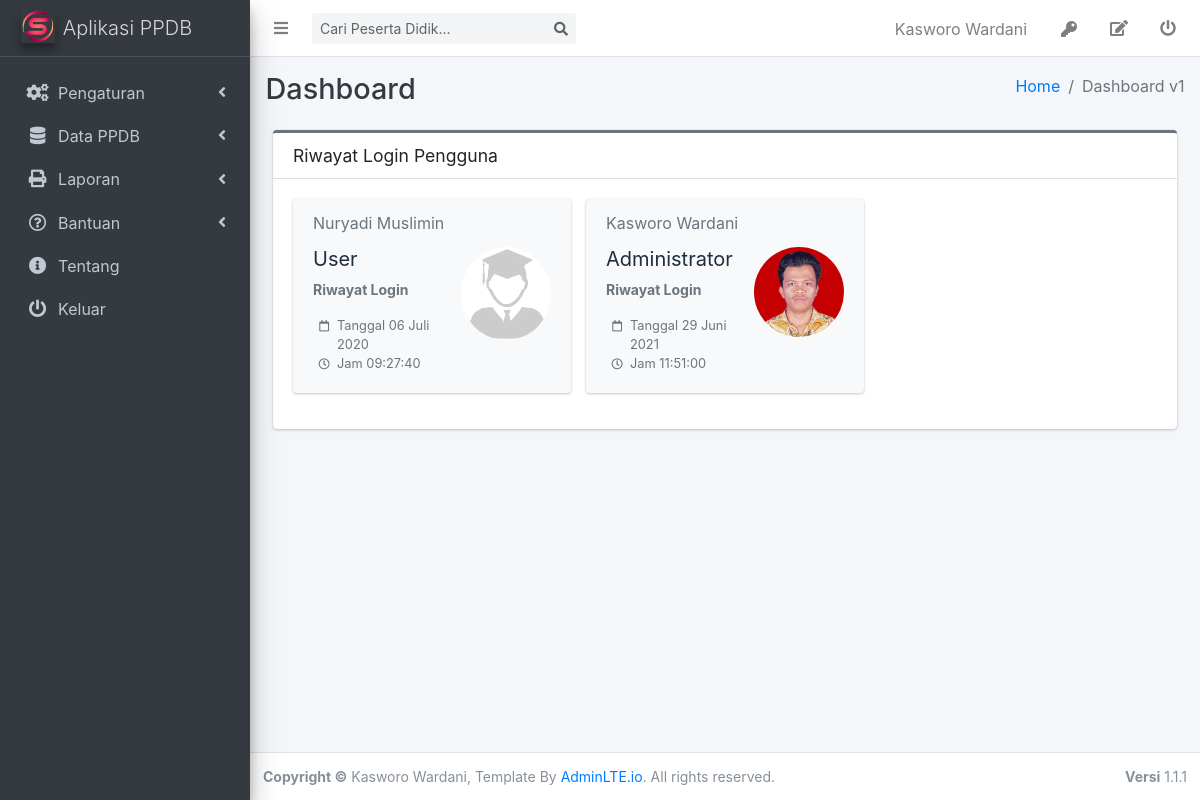
Screenshot of /admin/index.php?p=dashboard (signed in) with the database file from the repository.
### tables this page shows
CREATE TABLE `tb_user` (
  `iduser` int(11) NOT NULL AUTO_INCREMENT,
  `username` varchar(50) NOT NULL,
  `nama` varchar(250) NOT NULL,
  `jbtdinas` enum('1','2','3','4','5') DEFAULT NULL,
  `passwd` varchar(250) DEFAULT NULL,
  `level` enum('0','1') DEFAULT NULL,
  `aktif` enum('0','1') DEFAULT NULL,
  `jbtpanitia` enum('1','2','3','4','5','6') NOT NULL,
  `nip` varchar(18) NOT NULL,
  `tmplahir` varchar(250) DEFAULT NULL,
  `tgllahir` date DEFAULT NULL,
  `alamat` varchar(250) NOT NULL,
  `desa` varchar(250) NOT NULL,
  `logakhir` datetime NOT NULL,
  `kec` varchar(250) NOT NULL,
  `kab` varchar(250) NOT NULL,
  `prov` varchar(250) NOT NULL,
  `kdpos` char(5) NOT NULL,
  `email` varchar(250) NOT NULL,
  `nohp` char(15) NOT NULL,
  `foto` varchar(250) NOT NULL,
  `agama` enum('A','B','C','D','E','F') DEFAULT NULL,
  `gender` enum('L','P') DEFAULT NULL,
  `tglupdate` date DEFAULT NULL,
  PRIMARY KEY (`iduser`)
);

### admin/dbfunction.php (called while the page is built, shortened)
<?php
    $conn=mysqli_connect("localhost","root","password");
    mysqli_select_db($conn,"smpnlipa_ppdb") or die('Error selecting MySQL database: ' . mysqli_error);
    function indonesian_date($date)
    {
        $indonesian_month = array("Januari", "Februari", "Maret",
            "April", "Mei", "Juni",
            "Juli", "Agustus", "September",
            "Oktober", "November", "Desember");
        $year        = substr($date, 0, 4);
        $month       = substr($date, 5, 2);
        $currentdate = substr($date, 8, 2);
        if($month>=1)
        {
            $result = $currentdate . " " . $indonesian_month[(int) $month - 1] . " " . $year;
        }
        else
        {
            $result = '';
        }
        return $result;
    }
    function viewdata($tbl, $key='', $id='', $ord='' ){
        global $conn;
        if($key=='' && $id=='' && $ord==''){
            $sql="SELECT*FROM $tbl";
        }
        else if($key=='' && $id==''){
            $sql="SELECT*FROM $tbl ORDER BY $ord";
        }
        elseif($ord==''){
            $sql="SELECT*FROM $tbl WHERE $key='$id'";
        }
        else {
            $sql="SELECT*FROM $tbl WHERE $key = '$id' ORDER BY $ord";
        }
        $result=mysqli_query($conn, $sql);
        $rows=[];
        while($row=mysqli_fetch_assoc($result)){
            $rows[]=$row;
        }
        return $rows;
    }
?>

### admin/dashboard.php (the view, shortened to what this page needs)
<div class="col-sm-12">
	<div class="card card-secondary card-outline">
		<div class="card-header">
			<h3 class="card-title">Riwayat Login Pengguna</h3>
		</div>
		<div class="card-body">
			<div class="row d-flex align-items-stretch justify-content-start">
			<?php
				$qu=mysqli_query($conn,"SELECT*FROM tb_user WHERE logakhir<>'0000-00-00 00:00:00' LIMIT 0,3");
				while($u=mysqli_fetch_array($qu))
				{
					if($u['level']=='1'){
						$level='Administrator';
					}
					else{
						$level='User';
					}
					$foto=$u['foto'];
					if($foto=='' || $foto==null){
						$fotouser='../assets/img/avatar.gif';
					}
					else{
						if(file_exists('foto/'.$foto)){
							$fotouser='foto/'.$foto;
						}
						else{
							$fotouser='../assets/img/avatar.gif';
						}
					}
				?>
				<div class="col-12 col-sm-6 col-md-4 d-flex align-items-stretch">
					<div class="card bg-light">
						<div class="card-header text-muted border-bottom-0"><?php echo $u['nama'];?></div>
							<div class="card-body pt-0">
								<div class="row">
									<div class="col-7">
										<h3 class="lead"><b><?php echo $level;?></b></h3>
										<p class="text-muted text-sm"><b>Riwayat Login</b></p>
										<ul class="ml-4 mb-0 fa-ul text-muted">
											<li class="small"><span class="fa-li"><i class="far fa-sm fa-calendar"></i></span>Tanggal <?php echo indonesian_date($u['logakhir']);?></li>
											<li class="small"><span class="fa-li"><i class="far fa-sm fa-clock"></i></span> Jam <?php echo date_format(date_create($u['logakhir']),'H:i:s');?></li>
										</ul>
									</div>
									<div class="col-5 text-center">
									<img src="<?php echo $fotouser;?>" class="img-circle img-fluid">
								</div>
							</div>
						</div>
					</div>
				</div>
				<?php }
				?>
			</div>
		</div>
	</div>
</div>

### admin/index.php (shortened to what this page needs)
<?php
	include "dbfunction.php";
	$u=viewdata("tb_user","iduser",$_COOKIE['id'])[0];
	$nama=$u['nama'];
	$level=$u['level'];
?>
<!DOCTYPE html>
<html>
<head>
	<link rel="stylesheet" href="../assets/css/all.min.css">
	<link rel="stylesheet" href="../assets/plugins/overlayScrollbars/css/OverlayScrollbars.min.css">
	<link rel="stylesheet" href="../assets/css/adminlte.min.css">
	<link rel="stylesheet" href="../assets/plugins/sweetalert2-theme-bootstrap-4/bootstrap-4.min.css">
	<link rel="stylesheet" href="../assets/plugins/toastr/toastr.min.css">
	<link rel="stylesheet" href="../assets/plugins/select2/css/select2.min.css">
	<link rel="stylesheet" href="../assets/plugins/select2-bootstrap4-theme/select2-bootstrap4.min.css">
	<link rel="stylesheet" href="../assets/plugins/datatables-bs4/css/dataTables.bootstrap4.min.css">
	<link rel="stylesheet" href="../assets/plugins/datatables-responsive/css/responsive.bootstrap4.min.css">
	<link rel="stylesheet" type="text/css" href="../assets/css/jquery.datetimepicker.css">
	<link rel="stylesheet" type="text/css" href="../assets/css/dropzone.css"/>
</head>
</head>
<body class="skihold-transition sidebar-mini layout-fixed layout-navbar-fixed layout-footer-fixed">
<div class="wrapper">
	<nav class="main-header navbar navbar-expand navbar-white navbar-light">
		<ul class="navbar-nav">
			<li class="nav-item">
				<a class="nav-link" data-widget="pushmenu" href="#" role="button">
					<i class="fas fa-bars"></i>
				</a>
			</li>
		</ul>
		<div class="form-inline ml-2">
			<div class="input-group input-group-sm">
				<input class="form-control form-control-navbar" type="search" id="dicari" placeholder="Cari Peserta Didik..." aria-label="Search">
				<div class="input-group-append">
					<button class="btn btn-navbar" id="goleki">
						<i class="fas fa-search"></i>
					</button>
				</div>
			</div>
		</div>
		<ul class="navbar-nav ml-auto">
			<li class="nav-item">
				<span class="btn nav-link">
					<?php echo $nama;?>
				</span>
			</li>
			<li class="nav-item">
				<span class="btn nav-link"  data-toggle="modal" data-target="#myPassword" title="Ganti Password">
				<i class="fas fa-key"></i>
				</span>
			</li>
			<li class="nav-item">
				<a href="index.php?p=adduser&m=3" class="nav-link" title="Edit Data">
				<i class="fas fa-edit"></i>
				</a>
			</li>
			<li class="nav-item">
				<a class="nav-link" href="logout.php" title="Keluar / Logout">
					<i class="fas fa-power-off"></i>
				</a>
		</li>
		</ul>
	</nav>
  <aside class="main-sidebar sidebar-dark-primary elevation-4">
	<a href="index.php?p=dashboard" class="brand-link">
	  <img src="../assets/img/logo.png" width="100" class="brand-image elevation-3"
		   style="opacity: 1.0">
	 <span class="brand-text font-weight-light">Aplikasi PPDB</span>
	</a>
	<div class="sidebar">
	  <nav class="mt-3 pb-3 mb-3">
		<ul class="nav nav-pills nav-sidebar flex-column" data-widget="treeview" role="menu" data-accordion="false">
			<?php	if($level=='1'){ ?>
		  <li class="nav-item has-treeview">
		  	<a href="#" class="nav-link">
				<i class="nav-icon fas fa-cogs"></i>
				<p>
					Pengaturan
				</p>
				<i class="fas fa-angle-left right"></i>
			</a>
		  </li>
		  <li class="nav-item has-treeview">
			<a href="#" class="nav-link">
			  <i class="nav-icon fas fa-database"></i>
			  <p>
				Data PPDB
				<i class="fas fa-angle-left right"></i>
			  </p>
			</a>
		  </li>
		  <li class="nav-item has-treeview">
			<a href="#" class="nav-link">
			  <i class="nav-icon fas fa-print"></i>
			  <p>
				Laporan
				<i class="fas fa-angle-left right"></i>
			  </p>
			</a>
		  </li>
		  <?php } ?>
		  <li class="nav-item">
			<a href="#" class="nav-link">
			  <i class="far fa-question-circle nav-icon"></i>
			  <p>
				Bantuan
				<i class="fas fa-angle-left right"></i>
			  </p>
			</a>
		   </li>
		   <li class="nav-item">
			   <a href="#" class="nav-link">
				 <i class="fas fa-info-circle nav-icon"></i>
				 <p>Tentang</p>
			   </a>
			</li>
			  <li class="nav-item">
				<a href="logout.php" class="nav-link">
				  <i class="fas fa-power-off nav-icon"></i>
				  <p>Keluar</p>
				</a>
			  </li>
		</ul>
	  </nav>
	</div>
  </aside>
  <div class="content-wrapper">
	<div class="content-header">
	  <div class="container-fluid">
		<div class="row mb-2">
		  <div class="col-sm-6">
			<h1 class="m-0 text-dark">Dashboard</h1>
		  </div>
		  <div class="col-sm-6">
			<ol class="breadcrumb float-sm-right">
			  <li class="breadcrumb-item"><a href="#">Home</a></li>
			  <li class="breadcrumb-item active">Dashboard v1</li>
			</ol>
		  </div>
		</div>
	  </div>
	</div>
	<section class="content">
	  <div class="container-fluid">
		<div class="form-group">
		<?php
			if(!isset($_GET['p']) || $_GET['p']=='' || $_GET['p']=='dashboard') {include "dashboard.php";}
		?>
		</div>
	  </div>
	</section>
  </div>
  <footer class="main-footer text-sm">
	<strong>Copyright &copy;</strong> Kasworo Wardani, Template By <a href="http://adminlte.io">AdminLTE.io</a>.
	All rights reserved.
	<div class="float-right d-none d-sm-inline-block">
	  <b>Versi</b> 1.1.1
	</div>
  </footer>
</div>
</body>
</html>

### rows the page displays
tb_user: nama "Kasworo Wardani", level "Administrator", logakhir "29 Juni 2021", logakhir "11:51:00", foto (picture)
tb_user: nama "Nuryadi Muslimin", level "User", logakhir "06 Juli 2020", logakhir "09:27:40", shows a picture
